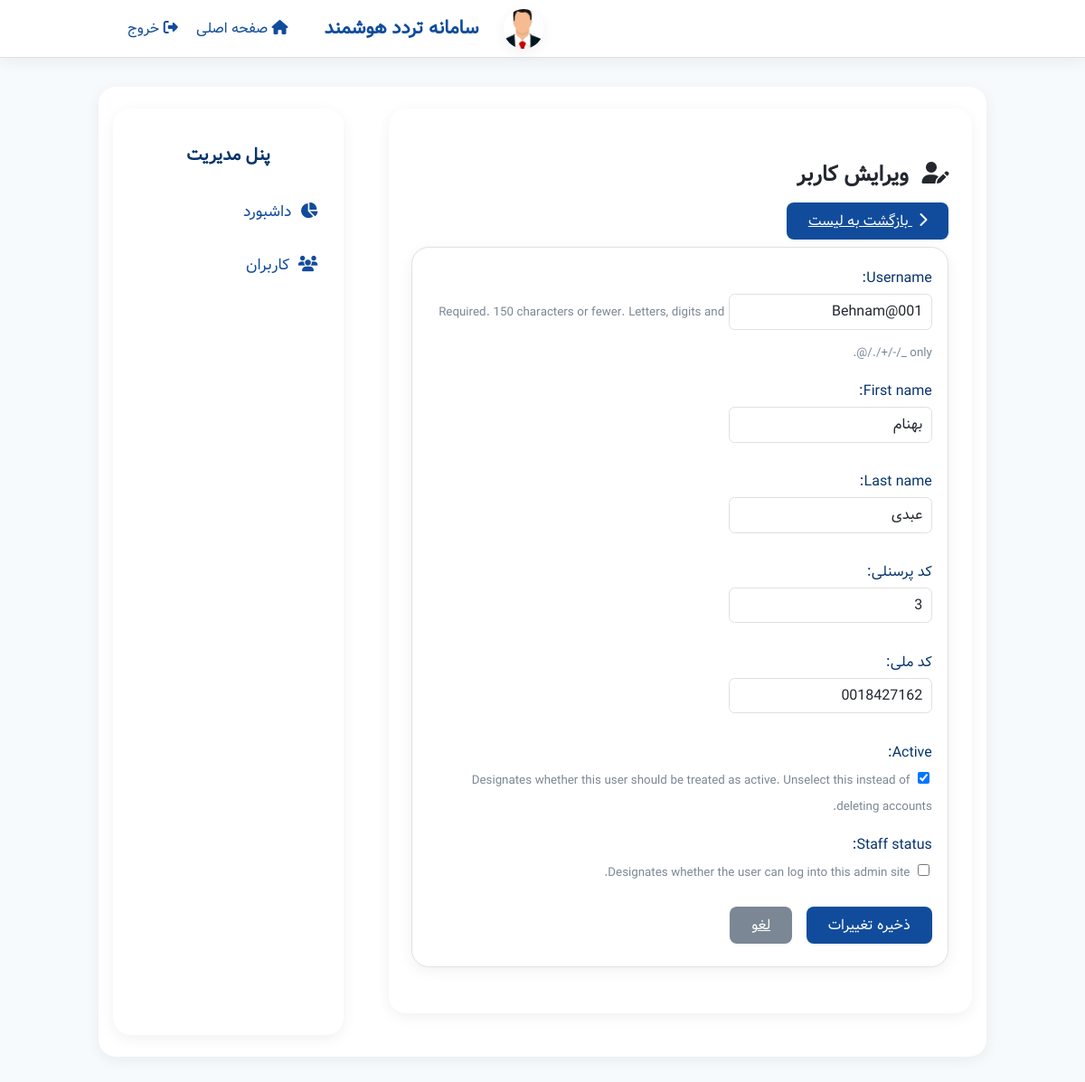
/management/users/7/edit/ (signed in), run on the app's committed database.
### users/models.py (models this page shows, shortened)
class CustomUser(AbstractUser):
    personnel_code = models.CharField("کد پرسنلی", max_length=20, unique=True)
    national_id    = models.CharField("کد ملی", max_length=10, unique=True)
    face_encoding  = models.BinaryField(null=True, blank=True)
    face_image = models.ImageField("تصویر چهره", upload_to="faces/", null=True, blank=True)

### core/views.py (the view)
# urls.py: path("management/users/<int:pk>/edit/",  views.user_update,                    name="user_update"),
@login_required
@staff_required
def user_update(request, pk):
    obj = get_object_or_404(User, pk=pk)
    if request.method == "POST":
        form = CustomUserSimpleForm(request.POST, request.FILES, instance=obj)
        if form.is_valid():
            form.save()
            messages.success(request, "کاربر ویرایش شد.")
            return redirect("management_users")
    else:
        form = CustomUserSimpleForm(instance=obj)
    return render(request, "core/user_form.html", {"form": form, "title": "ویرایش کاربر"})

### core/forms.py
class CustomUserSimpleForm(forms.ModelForm):
    class Meta:
        model = User
        fields = [
            "username",
            "first_name",
            "last_name",
            "personnel_code",
            "national_id",
            "is_active",
            "is_staff",
        ]

### templates/core/user_form.html (shortened to what this page needs)
{% extends "core/base_management.html" %}
{% block management_content %}
<h2 style="text-align:right;">
  {% if form.instance.pk %}
    <i class="fas fa-user-edit" style="margin-left:0.5rem;"></i> ویرایش کاربر
  {% else %}
    <i class="fas fa-user-plus" style="margin-left:0.5rem;"></i> افزودن کاربر جدید
  {% endif %}
</h2>
<a class="btn" href="{% url 'management_users' %}" style="margin-bottom:1.1rem;">
  <i class="fas fa-chevron-right" style="margin-left:0.4rem;"></i> بازگشت به لیست
</a>
<form method="post" enctype="multipart/form-data" class="card" autocomplete="off">
  {% for field in form %}
    <div class="form-group">
      {{ field.label_tag }}
      {{ field }}
      {% if field.help_text %}
        <small style="color:var(--color-muted)">{{ field.help_text }}</small>
      {% endif %}
    </div>
  {% endfor %}
  <button type="submit" class="btn" style="margin-left:0.7rem;">
    {% if form.instance.pk %}ذخیره تغییرات{% else %}ایجاد کاربر{% endif %}
  </button>
  <a href="{% url 'management_users' %}" class="btn" style="background:var(--color-muted);color:#fff;">لغو</a>
</form>
{% endblock %}

### static/core/global.css (style rules this page uses)
:root { --color-bg: #f7fafd; --color-surface: #fff; --color-primary: #114c9c; --color-primary-dark: #08346c; --color-secondary: #43a047; --color-error: #e53935; --color-border: #e0e0e0; --color-text: #23272f; --color-muted: #7b8794; --radius: 1.2rem; --shadow: 0 4px 16px rgba(0,0,0,0.06); --transition: 0.2s cubic-bezier(.4,0,.2,1); }
html, body { height: 100%; margin: 0; padding: 0; font-family: 'Vazir', Tahoma, Arial, sans-serif; background: var(--color-bg); color: var(--color-text); transition: background 0.2s, color 0.2s; direction: rtl; }
body { min-height: 100vh; display: flex; flex-direction: column; }
button, input[type="submit"], .btn { background: var(--color-primary); color: #fff; border: none; border-radius: 0.5rem; padding: 0.5rem 1.5rem; font-size: 1rem; cursor: pointer; margin: 0.25rem 0; box-shadow: 0 1px 4px rgba(0,0,0,0.04); transition: background var(--transition), color var(--transition); font-family: inherit; text-align: center; direction: rtl; }
input, select, textarea { font-family: inherit; padding: 0.4rem 0.6rem; border: 1px solid var(--color-border); border-radius: 0.4rem; margin-bottom: 0.8rem; font-size: 1rem; outline: none; background: var(--color-surface); color: var(--color-text); transition: border-color var(--transition); text-align: right; direction: rtl; }
label { font-weight: 500; display: block; margin-bottom: 0.3rem; color: var(--color-primary-dark); text-align: right; }
.form-group { margin-bottom: 1.1rem; }
.card { background: var(--color-surface); box-shadow: var(--shadow); border-radius: var(--radius); padding: 1.3rem 1.1rem; margin: 1rem 0; border: 1px solid var(--color-border); }

### data on the page
CustomUser: form "Behnam@001" "بهنام" "عبدی" "3" "0018427162" "☑"

### other printed values
{{ field.label_tag }} "Username:" "First name:" "Last name:" "کد پرسنلی:" "کد ملی:" "Active:" "Staff status:"
{{ field.help_text }} "Required. 150 characters or fewer. Letters, digits and @/./+/-/_ only." "Designates whether this user should be treated as active. Unselect this instead of deleting accounts." "Designates whether the user can log into this admin site."
